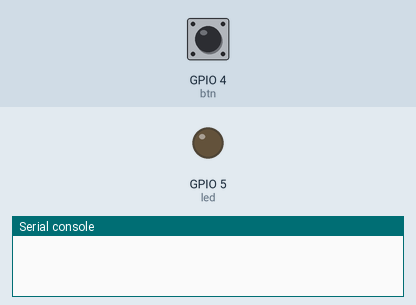
Recording of a program running on a simulated ESP32 board running MicroPython. On the bench: output pins drawn as LEDs (lit = HIGH), the last lines printed to the serial console. The test bench sets the inputs (shaded band); at power-on: GPIO 4 (btn) HIGH.

Above: at 1.2 s.
1.3 s: GPIO 4 (btn) pulled LOW for 0.15 s
At 2.3 s:
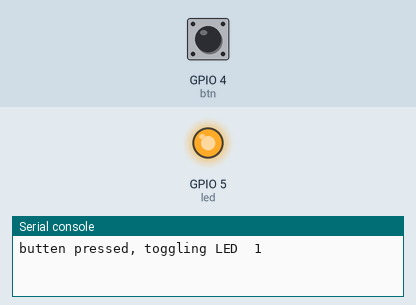
2.9 s: GPIO 4 (btn) pulled LOW for 1 s
At 3.5 s:
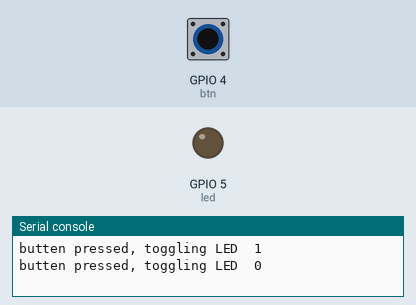
5.4 s: GPIO 4 (btn) pulled LOW for 3.2 s
At 6.7 s:
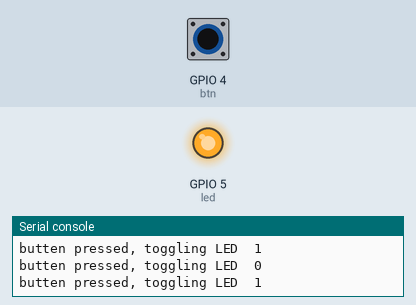
Timing chart, 0 to 8.4 s (numbered marks = the images above; inputs shaded):
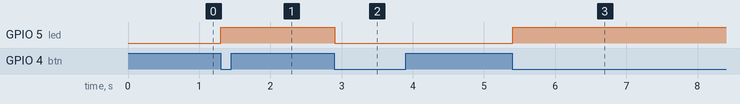

The program:

led_button_toggle.py
```python
from machine import Pin
from time import sleep_ms

led = Pin(5, Pin.OUT)

btn = Pin(4, Pin.IN, Pin.PULL_UP)

while True:
    first = btn.value()
    sleep_ms(100)
    second = btn.value()

    if first and not second:
        led.value(not led.value())
        print("butten pressed, toggling LED ", str(led.value()))
```

Measured:
- after the input at 1.3 s, GPIO 5 (led): LOW → HIGH at once
- after the input at 2.9 s, GPIO 5 (led): HIGH → LOW at once
- after the input at 5.4 s, GPIO 5 (led): LOW → HIGH at once
